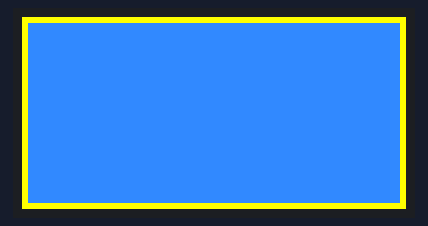
A sketch run on a simulated Arduino Uno, built with avr-gcc and run on an emulated ATmega328P. Shown: 64×32 colour display.

Above: at 1.2 s.
At 1.7 s:
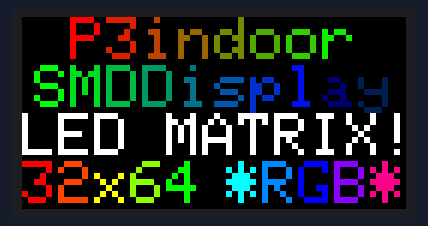

Measured:
- what the display in image 0 shows lasts 0.6 s, from 1.1 s to 1.7 s

The sketch:

testshapes_32x64.ino
```cpp
/* Derived from Adafruit RGB_matrix_Panel library */

#include <Adafruit_GFX.h>   // Core graphics library
#include <P3RGB64x32MatrixPanel.h>

// constructor with default pin wiring

// use this constructor for custom pin wiring instead of the default above
// these pins are an example, you may modify this according to your needs
  P3RGB64x32MatrixPanel matrix(25, 26, 27, 21, 22, 0, 15, 32, 33, 12, 5, 23, 4);

void setup() {

  matrix.begin();

  // draw a pixel in solid white
  matrix.drawPixel(0, 0, matrix.color444(15, 15, 15));
  delay(500);

  // fix the screen with green
  matrix.fillRect(0, 0, matrix.width(), matrix.height(), matrix.color444(3, 8, 15));
  delay(500);

  // draw a box in yellow
  matrix.drawRect(0, 0, matrix.width(), matrix.height(), matrix.color444(15, 15, 0));
  delay(500);

  // draw an 'X' in red
  //  matrix.drawLine(0, 0, matrix.width()-1, matrix.height()-1, matrix.color444(15, 0, 0));
  //  matrix.drawLine(matrix.width()-1, 0, 0, matrix.height()-1, matrix.color444(15, 0, 0));
  //  delay(500);

  // draw a blue circle
  //  matrix.drawCircle(10, 10, 10, matrix.color444(0, 0, 15));
  //  delay(500);

  // fill a violet circle
  //  matrix.fillCircle(40, 21, 10, matrix.color444(15, 0, 15));
  //  delay(500);

  // fill the screen with 'black'
  matrix.fillScreen(matrix.color444(0, 0, 0));

  // draw some text!
  matrix.setTextSize(1);     // size 1 == 8 pixels high
  matrix.setTextWrap(false); // Don't wrap at end of line - will do ourselves

  matrix.setCursor(8, 0);    // start at top left, with 8 pixel of spacing
  uint8_t w = 0;
  char *str = "P3indoorSMDDisplay";
  for (w=0; w<8; w++) {
    matrix.setTextColor(Wheel(w));
    matrix.print(str[w]);
  }
  matrix.setCursor(2, 8);    // next line
  for (w=8; w<18; w++) {
    matrix.setTextColor(Wheel(w));
    matrix.print(str[w]);
  }
  matrix.println();
  //matrix.setTextColor(matrix.Color333(4,4,4));
  //matrix.println("Industries");
  matrix.setTextColor(matrix.color444(15,15,15));
  matrix.println("LED MATRIX!");

  // print each letter with a rainbow color
  matrix.setTextColor(matrix.color444(15,0,0));
  matrix.print('3');
  matrix.setTextColor(matrix.color444(15,4,0));
  matrix.print('2');
  matrix.setTextColor(matrix.color444(15,15,0));
  matrix.print('x');
  matrix.setTextColor(matrix.color444(8,15,0));
  matrix.print('6');
  matrix.setTextColor(matrix.color444(0,15,0));
  matrix.print('4');
  matrix.setCursor(34, 24);
  matrix.setTextColor(matrix.color444(0,15,15));
  matrix.print("*");
  matrix.setTextColor(matrix.color444(0,8,15));
  matrix.print('R');
  matrix.setTextColor(matrix.color444(0,0,15));
  matrix.print('G');
  matrix.setTextColor(matrix.color444(8,0,15));
  matrix.print("B");
  matrix.setTextColor(matrix.color444(15,0,8));
  matrix.println("*");


  // whew!
}

void loop() {
  // do nothing
}


// Input a value 0 to 24 to get a color value.
// The colours are a transition r - g - b - back to r.
uint16_t Wheel(byte WheelPos) {
  if(WheelPos < 8) {
   return matrix.color444(15 - WheelPos*2, WheelPos*2, 0);
  } else if(WheelPos < 16) {
   WheelPos -= 8;
   return matrix.color444(0, 15-WheelPos*2, WheelPos*2);
  } else {
   WheelPos -= 16;
   return matrix.color444(0, WheelPos*2, 7 - WheelPos*2);
  }
}
```
